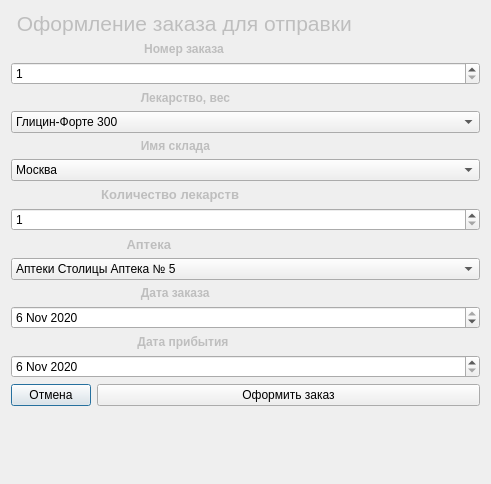
<?xml version="1.0" encoding="UTF-8"?>
<ui version="4.0">
 <class>Dialog</class>
 <widget class="QDialog" name="Dialog">
  <property name="geometry">
   <rect>
    <x>0</x>
    <y>0</y>
    <width>491</width>
    <height>484</height>
   </rect>
  </property>
  <property name="windowTitle">
   <string>Новый заказ</string>
  </property>
  <layout class="QVBoxLayout" name="verticalLayout">
   <item>
    <layout class="QFormLayout" name="formLayout">
     <item row="0" column="0" colspan="2">
      <widget class="QLabel" name="label">
       <property name="enabled">
        <bool>false</bool>
       </property>
       <property name="font">
        <font>
         <pointsize>16</pointsize>
        </font>
       </property>
       <property name="text">
        <string> Оформление заказа для отправки</string>
       </property>
      </widget>
     </item>
     <item row="1" column="0" colspan="2">
      <widget class="QLabel" name="label_2">
       <property name="enabled">
        <bool>false</bool>
       </property>
       <property name="font">
        <font>
         <pointsize>9</pointsize>
         <weight>75</weight>
         <bold>true</bold>
        </font>
       </property>
       <property name="text">
        <string>                                        Номер заказа</string>
       </property>
      </widget>
     </item>
     <item row="2" column="0" colspan="2">
      <widget class="QSpinBox" name="id">
       <property name="minimum">
        <number>1</number>
       </property>
      </widget>
     </item>
     <item row="3" column="0" colspan="2">
      <widget class="QLabel" name="label_4">
       <property name="enabled">
        <bool>false</bool>
       </property>
       <property name="font">
        <font>
         <pointsize>9</pointsize>
         <weight>75</weight>
         <bold>true</bold>
        </font>
       </property>
       <property name="text">
        <string>                                       Лекарство, вес</string>
       </property>
      </widget>
     </item>
     <item row="4" column="0" colspan="2">
      <widget class="QComboBox" name="med_weight">
       <item>
        <property name="text">
         <string>Глицин-Форте 300</string>
        </property>
       </item>
       <item>
        <property name="text">
         <string>Фитогипноз 215</string>
        </property>
       </item>
       <item>
        <property name="text">
         <string>Цинарикс 400</string>
        </property>
       </item>
       <item>
        <property name="text">
         <string>Железо-Плюс 150</string>
        </property>
       </item>
       <item>
        <property name="text">
         <string>Живели-Флекс-Актив V80 100</string>
        </property>
       </item>
       <item>
        <property name="text">
         <string>Ревмафлекс 610</string>
        </property>
       </item>
       <item>
        <property name="text">
         <string>Урисан 550</string>
        </property>
       </item>
       <item>
        <property name="text">
         <string>Фемо-Клим 505</string>
        </property>
       </item>
       <item>
        <property name="text">
         <string>Перфектил-Платинум 250</string>
        </property>
       </item>
       <item>
        <property name="text">
         <string>Глицин-Форте 500</string>
        </property>
       </item>
       <item>
        <property name="text">
         <string>Расторопши-экстракт 250</string>
        </property>
       </item>
       <item>
        <property name="text">
         <string>Расторопши-экстракт 400</string>
        </property>
       </item>
      </widget>
     </item>
     <item row="5" column="0" colspan="2">
      <widget class="QLabel" name="label_3">
       <property name="enabled">
        <bool>false</bool>
       </property>
       <property name="font">
        <font>
         <pointsize>9</pointsize>
         <weight>75</weight>
         <italic>false</italic>
         <bold>true</bold>
         <underline>false</underline>
        </font>
       </property>
       <property name="text">
        <string>                                       Имя склада</string>
       </property>
      </widget>
     </item>
     <item row="6" column="0" colspan="2">
      <widget class="QComboBox" name="stock">
       <item>
        <property name="text">
         <string>Москва</string>
        </property>
       </item>
       <item>
        <property name="text">
         <string>Санк-Петербург</string>
        </property>
       </item>
       <item>
        <property name="text">
         <string>Владивосток</string>
        </property>
       </item>
       <item>
        <property name="text">
         <string>Екатеринбург</string>
        </property>
       </item>
      </widget>
     </item>
     <item row="7" column="0" colspan="2">
      <widget class="QLabel" name="label_5">
       <property name="enabled">
        <bool>false</bool>
       </property>
       <property name="font">
        <font>
         <pointsize>10</pointsize>
         <weight>75</weight>
         <bold>true</bold>
        </font>
       </property>
       <property name="text">
        <string>                         Количество лекарств</string>
       </property>
      </widget>
     </item>
     <item row="8" column="0" colspan="2">
      <widget class="QSpinBox" name="med_count">
       <property name="minimum">
        <number>1</number>
       </property>
       <property name="maximum">
        <number>1000</number>
       </property>
      </widget>
     </item>
     <item row="9" column="0" colspan="2">
      <widget class="QLabel" name="label_6">
       <property name="enabled">
        <bool>false</bool>
       </property>
       <property name="font">
        <font>
         <pointsize>10</pointsize>
         <weight>75</weight>
         <bold>true</bold>
        </font>
       </property>
       <property name="text">
        <string>                                Аптека</string>
       </property>
      </widget>
     </item>
     <item row="10" column="0" colspan="2">
      <widget class="QComboBox" name="pharmacy">
       <item>
        <property name="text">
         <string>Аптеки Столицы Аптека № 5</string>
        </property>
       </item>
       <item>
        <property name="text">
         <string>Главная аптека</string>
        </property>
       </item>
       <item>
        <property name="text">
         <string>Социальная аптека</string>
        </property>
       </item>
       <item>
        <property name="text">
         <string>Монастырёв.рф</string>
        </property>
       </item>
       <item>
        <property name="text">
         <string>Петербургские аптеки</string>
        </property>
       </item>
       <item>
        <property name="text">
         <string>Аптека № 22</string>
        </property>
       </item>
       <item>
        <property name="text">
         <string>Дешевая аптека</string>
        </property>
       </item>
       <item>
        <property name="text">
         <string>Государственная аптека</string>
        </property>
       </item>
      </widget>
     </item>
     <item row="11" column="0" colspan="2">
      <widget class="QLabel" name="label_7">
       <property name="enabled">
        <bool>false</bool>
       </property>
       <property name="minimumSize">
        <size>
         <width>0</width>
         <height>0</height>
        </size>
       </property>
       <property name="font">
        <font>
         <pointsize>9</pointsize>
         <weight>75</weight>
         <bold>true</bold>
        </font>
       </property>
       <property name="text">
        <string>                                       Дата заказа</string>
       </property>
      </widget>
     </item>
     <item row="12" column="0" colspan="2">
      <widget class="QDateEdit" name="order_date">
       <property name="maximumDateTime">
        <datetime>
         <hour>23</hour>
         <minute>59</minute>
         <second>59</second>
         <year>2020</year>
         <month>11</month>
         <day>6</day>
        </datetime>
       </property>
       <property name="date">
        <date>
         <year>2020</year>
         <month>11</month>
         <day>6</day>
        </date>
       </property>
      </widget>
     </item>
     <item row="13" column="0" colspan="2">
      <widget class="QLabel" name="label_8">
       <property name="enabled">
        <bool>false</bool>
       </property>
       <property name="font">
        <font>
         <pointsize>9</pointsize>
         <weight>75</weight>
         <bold>true</bold>
        </font>
       </property>
       <property name="autoFillBackground">
        <bool>false</bool>
       </property>
       <property name="text">
        <string>                                      Дата прибытия</string>
       </property>
      </widget>
     </item>
     <item row="14" column="0" colspan="2">
      <widget class="QDateEdit" name="departure_date">
       <property name="minimumDateTime">
        <datetime>
         <hour>0</hour>
         <minute>0</minute>
         <second>0</second>
         <year>2020</year>
         <month>11</month>
         <day>6</day>
        </datetime>
       </property>
      </widget>
     </item>
     <item row="15" column="0">
      <widget class="QPushButton" name="cancel">
       <property name="font">
        <font>
         <pointsize>9</pointsize>
        </font>
       </property>
       <property name="text">
        <string>Отмена</string>
       </property>
      </widget>
     </item>
     <item row="15" column="1">
      <widget class="QPushButton" name="accept">
       <property name="font">
        <font>
         <pointsize>9</pointsize>
        </font>
       </property>
       <property name="text">
        <string>Оформить заказ</string>
       </property>
      </widget>
     </item>
    </layout>
   </item>
  </layout>
 </widget>
 <resources/>
 <connections/>
</ui>
